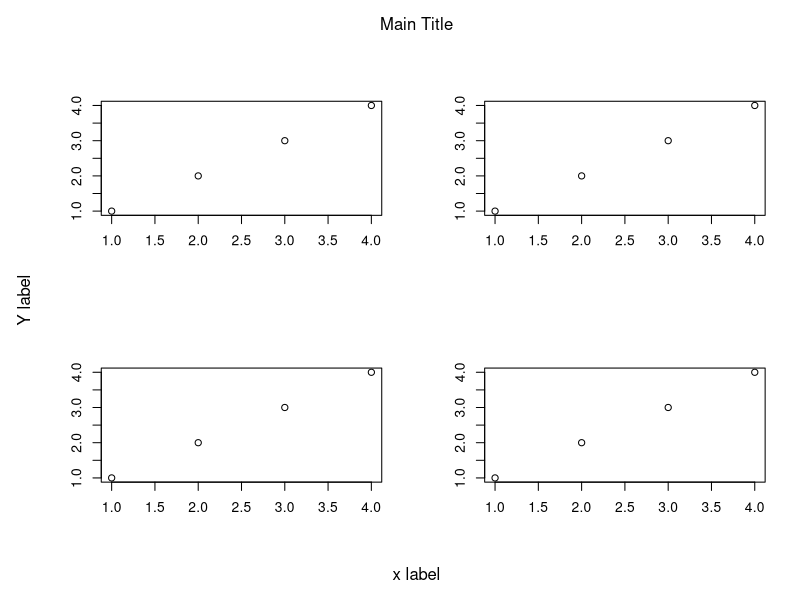

Reproduce this figure in R. (Note: this script raises an error after producing the figure.)
#########################################
### grid plot with single axis labels ###
#########################################

# make some data to plot
a <- c(1,2,3,4)
b <- c(1,2,3,4)

# you need to set plot area margins for the titles

par(oma=c(2,2,2,0))  

# the numbers in brackts set the margin sizes 
# in the order c(bottom, left, top, right)
# in this instance I have set space for x and y labels and main title
# for 80 plots you would need to optimise your margin size!

par(mfrow=c(2,2))  # set space for grid of 16 plots

# while loop to make the plots (makes 4 identical satter plots)
# note that ann is set to F to remove normal axis labels

x <- 0 
while  (x < 4) {plot(a,b, ann=F); x <- x+1;} 

# use mtext to add the labels, the side option sets location, 
#1 = bottom
#2 = lest
#3 = top
#4 = right

mtext("Y label", side=2, outer = T)
mtext("x label", side=1, outer = T)
mtext("Main Title", side=3, outer = T)

###########################################################################

##You will need to play with margin sizes to get it nice for 80 plots
# I cannont get 80 plots on one page!
 
# for exsample 

par(oma=c(2,2,0,0))
par(mfrow=c(40,40))
x <- 0 
while  (x < 80) {plot(a,b, ann=F); x <- x+1;} 
mtext("Y label", side=2, outer = T)
mtext("x label", side=1, outer = T)

#######################18/2/2016## Rob ferguson ###########################

